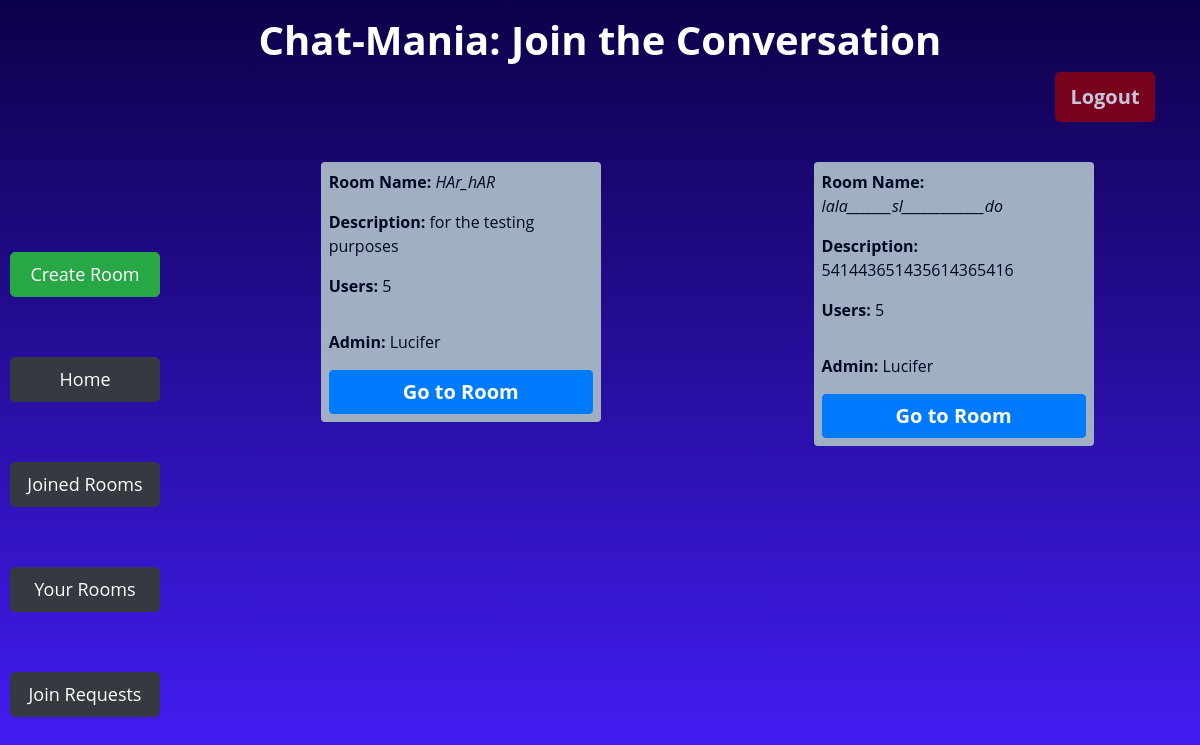
The app's page /your_rooms/ (signed in) with its own data.
### app/models.py (models this page shows, shortened)
class Room(models.Model):
    name = models.CharField(max_length=64,unique=True)
    description = models.CharField(max_length=256)
    admin = models.ForeignKey(User, on_delete=models.CASCADE, related_name="get_admin")
    numberUsers = models.IntegerField(default=1)

class User(AbstractUser):
    joinedRooms = models.IntegerField(default=0)
    createdRooms = models.IntegerField(default=0)
    def __str__(self):
        return f"{self.username}"

### app/views.py (the view)
# urls.py: path('your_rooms/', views.your_rooms, name='your_rooms'),
@login_required(login_url="login")
def your_rooms(request):
    rooms = Room.objects.filter(admin=request.user)
    return render(request, 'app/yourrooms.html', {
        'rooms': rooms
    })

### app/templates/app/yourrooms.html (shortened to what this page needs)
{% extends 'app/layout.html' %}
{% block body %}
    <div class="container">
        <div class="row">
            <div class="col-md-12 mt-3">
                <h1 class="text-center" style="font-weight: 700;">Chat-Mania: Join the Conversation</h1>
                <form action="{% url 'logout' %}" method="post">
                 <input type="submit" id="logout-btn" class="btn btn-danger float-right" style="border: none;" value="Logout">
                </form>
             </div>
         </div>
    </div>
    <div class="d-flex flex-row">
    <div class="btn-Cont d-flex flex-column justify-content-around">
        <a id="lbtn" href="{% url 'create' %}" class="btn  btn-success">Create Room</a>
        <a id="lbtn" href="{% url 'index' %}" class="btn  btn-dark">Home</a>
        <a id="lbtn" href="{% url 'joined_rooms' %}" class="btn  btn-dark">Joined Rooms</a>
        <a id="lbtn" class="btn  btn-dark" href="{% url 'your_rooms' %}" >Your Rooms</a>
        <a id="lbtn" class="btn btn-dark" href="{% url 'join_requests' %}">Join Requests</a>
    </div>
     <div class="d-flex flex-row justify-content-around flex-wrap" id="room-cont">
        {% for room in rooms%}
        <div class="room p-1">
                <p><b>Room Name:</b> <i> {{room.name}} </i> </p>
                <p> <b>Description:</b> {{room.description}} </p>
                <p><b>Users:</b> {{room.numberUsers}} </p>
              <p class="pt-3 align-bottom"><b>Admin:</b> {{room.admin}} </p>
              <a id="join-btn" href="{% url 'room' room.name %}" class="btn btn-primary">Go to Room</a>
        </div>
        {% endfor %}
     </div>
    </div>
{% endblock %}

### app/static/app/style.css (style rules this page uses)
body { background: linear-gradient(to bottom, #0D0049 , #461EFF ); font-family: 'Open Sans', sans-serif; color: #fff; height: fit-content; min-height: 100vh; margin: 0; padding: 0; }
#logout-btn { background-color: #97030A; color: #fff; border-radius: 5px; width: 100px; height: 50px; font-size: 20px; font-weight: bold; opacity: 0.77; }
.btn-Cont { display: flex; margin-left: 10px; margin-top: 70px; width: 200px; height: 300px; }
#lbtn { width: 150px; height: 50px; font-size: 18px; font-weight: normal; border-radius: 5px; margin-top: 60px; padding: 8px; }
#room-cont { margin-left: 40px; flex-wrap: wrap; display: flex; width: 100%; margin-top: 30px; }
.room { padding-left: 18px; padding-right: 18px; padding-top: 10px; width: 280px; height: fit-content; margin: 10px; border-radius: 4px; border: 4px solid #A1AFC3; background-color: #A1AFC3; color: #000924; }
#join-btn { width: 100%; font-size: 20px; font-weight: bold; }

### records on screen
Room: name "HAr_hAR", description "for the testing purposes", numberUsers "5", admin "Lucifer"
Room: name "lala_______sl_____________do", description "541443651435614365416", numberUsers "5", admin "Lucifer"
